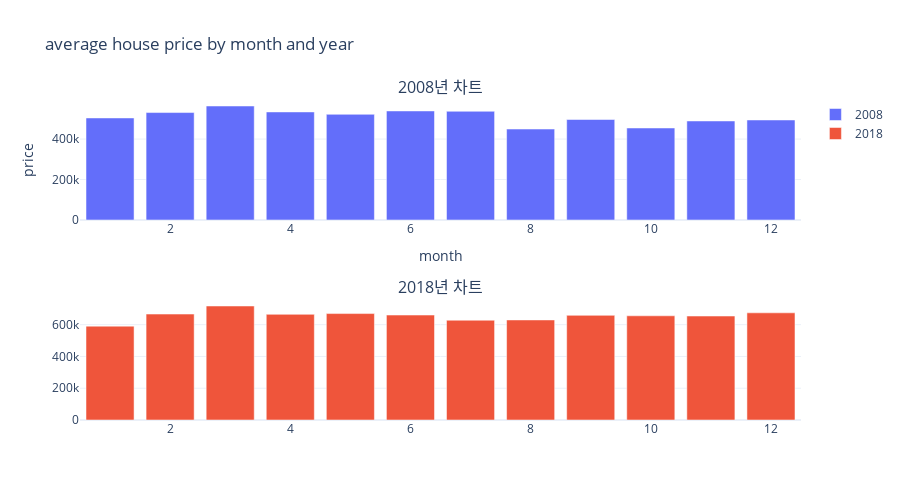

The notebook cell this image was saved under:
### Code cell
pio.templates.default = 'plotly_white'
fig = make_subplots(rows=2, cols=1, subplot_titles=('2008년 차트','2018년 차트'))

for i , year in enumerate([2008, 2018]):
    #print(i, year)
    data = result.loc[result['year'] == year, :]
    #print(data)
    fig.add_trace(go.Bar(x=data['month'], y = data['price'], name=str(year)),
                  row=i+1, col=1)

fig.update_layout(title='average house price by month and year',
                  xaxis_title='month',
                  yaxis_title='price',
                  height=500
                  )

fig.show()

### Figure 1 — Plotly figure (JSON) as saved in the notebook; plotly's stock layout.template omitted (floating-point values rounded to 4 significant figures)
{"data": [{"name": "2008", "type": "bar", "x": [1, 2, 3, 4, 5, 6, 7, 8, 9, 10, 11, 12], "xaxis": "x", "y": [504400.0, 531080, 563500, 534200.0, 522400.0, 539100.0, 537500.0, 449500.0, 496800.0, 454822, 489500.0, 494400.0], "yaxis": "y"}, {"name": "2018", "type": "bar", "x": [1, 2, 3, 4, 5, 6, 7, 8, 9, 10, 11, 12], "xaxis": "x2", "y": [590800.0, 666700.0, 717500.0, 665000.0, 669800.0, 660500.0, 628074, 629700.0, 658600.0, 655700.0, 654300.0, 674600.0], "yaxis": "y2"}], "layout": {"annotations": [{"font": {"size": 16}, "showarrow": false, "text": "2008년 차트", "x": 0.5, "xanchor": "center", "xref": "paper", "y": 1, "yanchor": "bottom", "yref": "paper"}, {"font": {"size": 16}, "showarrow": false, "text": "2018년 차트", "x": 0.5, "xanchor": "center", "xref": "paper", "y": 0.375, "yanchor": "bottom", "yref": "paper"}], "height": 500, "title": {"text": "average house price by month and year"}, "xaxis": {"anchor": "y", "domain": [0, 1], "title": {"text": "month"}}, "xaxis2": {"anchor": "y2", "domain": [0, 1]}, "yaxis": {"anchor": "x", "domain": [0.625, 1], "title": {"text": "price"}}, "yaxis2": {"anchor": "x2", "domain": [0, 0.375]}}}
